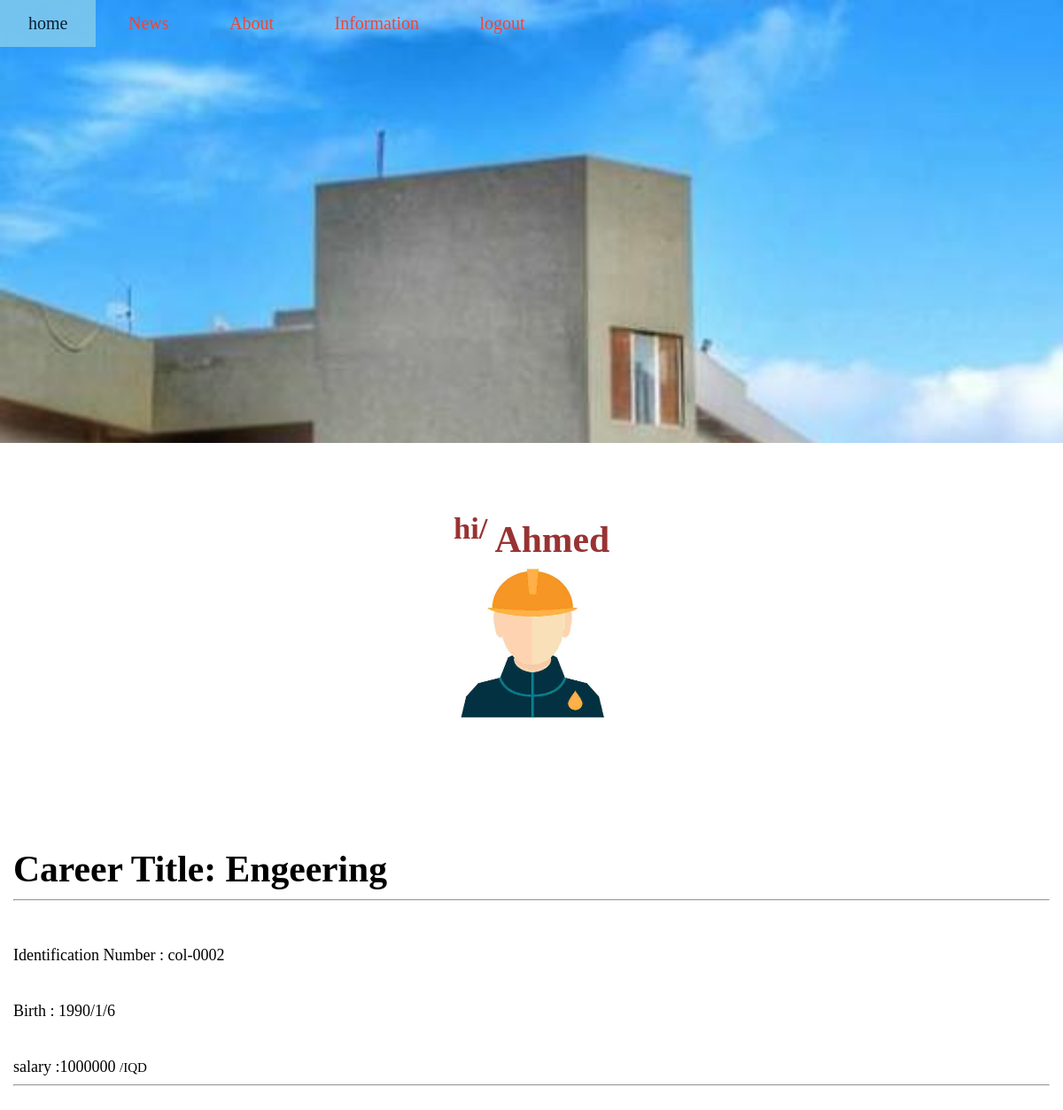
The page /admin/info.php (signed in) on the database its author committed.
### tables this page shows
CREATE TABLE `employees` (
  `id` int(11) NOT NULL,
  `num_idenf` varchar(255) NOT NULL,
  `emp_name` varchar(255) NOT NULL,
  `password` varchar(255) NOT NULL,
  `career_title` varchar(255) NOT NULL,
  `brith` varchar(255) NOT NULL,
  `emp_image` varchar(255) NOT NULL,
  `salary` varchar(255) NOT NULL,
  `control` varchar(255) NOT NULL
);

### admin/class/usercont.php (called while the page is built, shortened)
<?php
class usercont
{
    private $con;
    public function __construct()
    {
        $this->con = mysqli_connect('localhost', 'root', '', 'collage');
    }
    public function selectRow($id)
    {
        $data = [];
        $sql = "SELECT * FROM employees WHERE id = '$id'";
        $result = mysqli_query($this->con, $sql);
        while ($row = mysqli_fetch_assoc($result)):
            $data[] = $row;
        endwhile;
        return $data;
    }
}

### admin/info.php (the view, shortened to what this page needs)
<?php
require 'headeracmin.php';
require 'connection.php';
require 'class/usercont.php';
if(isset($_SESSION['login'])) {
    $id = $_SESSION['login'];
    $blog = new usercont();
    $data = $blog->selectRow($id);
    foreach ($data as $row):
        ?>
        <!DOCTYPE html>
        <html>
        <head>
        <link rel="stylesheet" href="../css/style.css">
        <link rel="stylesheet" href="../css/master.css">
        </head>
        <body>
        <section>
            <div class="container">
                <br><br>
                <h2 class="info-section-title tm-red-text"> <sup>hi/</sup>
                            <?php echo $row['emp_name']; ?>
                    <br>
                    <img src="../images/emp_images/<?php echo $row['emp_image']; ?>" alt="image not found" width="200" height="200">
                </h2>
                    <br><br><br>
                <h3 class="tm-section-title">Career Title:
                    <?php echo $row['career_title']; ?>
                            </h3>
                        <hr>
                <br><br>
                        Identification Number : <?php echo $row['num_idenf']; ?>
                <br><br><br>
                Birth : <?php echo $row['brith']; ?>
                <br><br><br>
                salary :<?php echo $row['salary']; ?>
                            <small>/IQD </small>
                        <hr>
                    <br><br><br><br>
            </div>
        </section>
        <?php
    endforeach;
    ?>
</body>
    </html>
    <?php
}
else {
    header('location:login.php');
    mysqli_close($con);
}
?>

### admin/headeracmin.php (shortened to what this page needs)
<!doctype html>
<html lang="en">
<head>
    <link rel="stylesheet" href="../css/style.css">
</head>
<body>
<section class="ff"  data-next="yes">
    <div>
        <a href="../index.html"><div class="k">home</div></a>
        <a href="../news.php"><div class="k">News</div></a>
        <a href="../about.php"><div class="k">About</div></a>
        <a href="info.php"><div class="k">Information</div></a>
        <a href="logout.php"><div class="k">logout</div></a>
    </div>
</section>
</body>
</html>

### css/style.css (style rules this page uses)
body { font-size: 18px; overflow-x: hidden; margin: 0; padding: 0; }
.k { padding: 15px 32px; text-align: center; text-decoration: none; display: inline-block; font-size: 20px; color: #f44336; }
.ff { background-image: url("../images/imgAc 005.JPG "); background-color: transparent; background-size: cover; background-attachment: fixed; background-repeat: no-repeat; position: relative; width: 100%; height: 500px; }
.container { margin-right: auto; margin-left: auto; padding-left: 15px; padding-right: 15px; }

### css/master.css (style rules this page uses)
.tm-red-text { color: #983333; }
.tm-section-title { font-size: 2.6rem; margin-bottom: 10px; }
.info-section-title { font-size: 2.6rem; margin-bottom: 10px; text-align: center; }

### rows shown on the page
employees: emp_name "Ahmed", emp_image (picture), career_title "Engeering", num_idenf "col-0002", brith "1990/1/6", salary "1000000"
